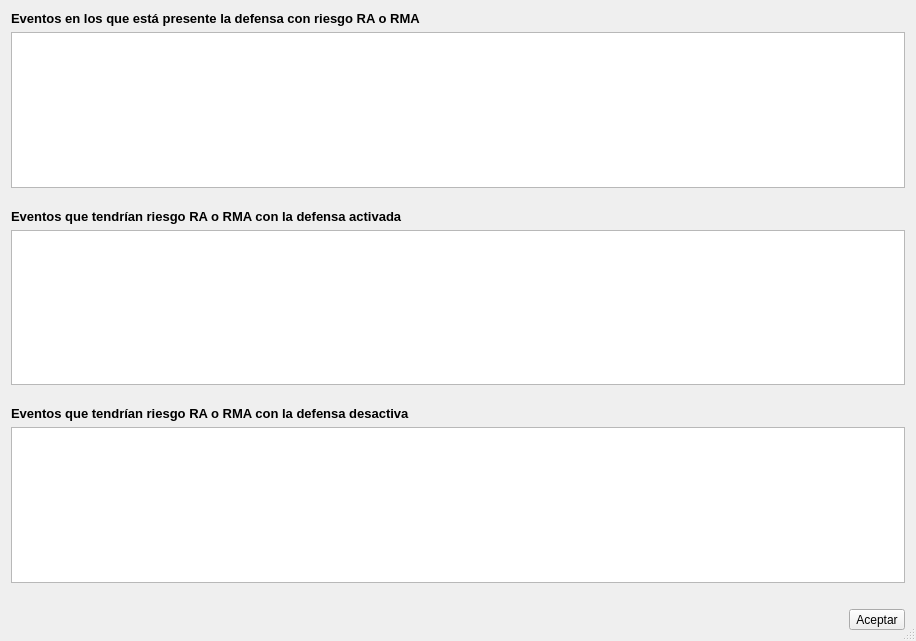
<?xml version="1.0" encoding="UTF-8"?>
<ui version="4.0">
 <class>CalculoDefensa</class>
 <widget class="QDialog" name="CalculoDefensa">
  <property name="geometry">
   <rect>
    <x>0</x>
    <y>0</y>
    <width>916</width>
    <height>641</height>
   </rect>
  </property>
  <property name="windowTitle">
   <string>Cálculo de defensas</string>
  </property>
  <property name="sizeGripEnabled">
   <bool>true</bool>
  </property>
  <layout class="QVBoxLayout" name="verticalLayout">
   <item>
    <widget class="QLabel" name="label">
     <property name="font">
      <font>
       <pointsize>10</pointsize>
       <bold>true</bold>
      </font>
     </property>
     <property name="text">
      <string>Eventos en los que está presente la defensa con riesgo RA o RMA</string>
     </property>
    </widget>
   </item>
   <item>
    <widget class="QTableWidget" name="tblActual"/>
   </item>
   <item>
    <spacer name="verticalSpacer">
     <property name="orientation">
      <enum>Qt::Orientation::Vertical</enum>
     </property>
     <property name="sizeType">
      <enum>QSizePolicy::Policy::Fixed</enum>
     </property>
     <property name="sizeHint" stdset="0">
      <size>
       <width>20</width>
       <height>15</height>
      </size>
     </property>
    </spacer>
   </item>
   <item>
    <widget class="QLabel" name="label_2">
     <property name="font">
      <font>
       <pointsize>10</pointsize>
       <bold>true</bold>
      </font>
     </property>
     <property name="text">
      <string>Eventos que tendrían riesgo RA o RMA con la defensa activada</string>
     </property>
    </widget>
   </item>
   <item>
    <widget class="QTableWidget" name="tblCon"/>
   </item>
   <item>
    <spacer name="verticalSpacer_2">
     <property name="orientation">
      <enum>Qt::Orientation::Vertical</enum>
     </property>
     <property name="sizeType">
      <enum>QSizePolicy::Policy::Fixed</enum>
     </property>
     <property name="sizeHint" stdset="0">
      <size>
       <width>20</width>
       <height>15</height>
      </size>
     </property>
    </spacer>
   </item>
   <item>
    <widget class="QLabel" name="label_3">
     <property name="font">
      <font>
       <pointsize>10</pointsize>
       <bold>true</bold>
      </font>
     </property>
     <property name="text">
      <string>Eventos que tendrían riesgo RA o RMA con la defensa desactiva</string>
     </property>
    </widget>
   </item>
   <item>
    <widget class="QTableWidget" name="tblSin">
     <attribute name="horizontalHeaderCascadingSectionResizes">
      <bool>true</bool>
     </attribute>
    </widget>
   </item>
   <item>
    <spacer name="verticalSpacer_3">
     <property name="orientation">
      <enum>Qt::Orientation::Vertical</enum>
     </property>
     <property name="sizeType">
      <enum>QSizePolicy::Policy::Fixed</enum>
     </property>
     <property name="sizeHint" stdset="0">
      <size>
       <width>20</width>
       <height>20</height>
      </size>
     </property>
    </spacer>
   </item>
   <item>
    <layout class="QHBoxLayout" name="horizontalLayout">
     <item>
      <spacer name="horizontalSpacer">
       <property name="orientation">
        <enum>Qt::Orientation::Horizontal</enum>
       </property>
       <property name="sizeHint" stdset="0">
        <size>
         <width>40</width>
         <height>20</height>
        </size>
       </property>
      </spacer>
     </item>
     <item>
      <widget class="QToolButton" name="btAceptar">
       <property name="text">
        <string>Aceptar</string>
       </property>
       <property name="icon">
        <iconset resource="icons.qrc">
         <normaloff>:/icons/resources/icons/circle-ok.svg</normaloff>:/icons/resources/icons/circle-ok.svg</iconset>
       </property>
       <property name="iconSize">
        <size>
         <width>20</width>
         <height>20</height>
        </size>
       </property>
       <property name="toolButtonStyle">
        <enum>Qt::ToolButtonStyle::ToolButtonTextBesideIcon</enum>
       </property>
      </widget>
     </item>
    </layout>
   </item>
  </layout>
 </widget>
 <resources>
  <include location="icons.qrc"/>
 </resources>
 <connections/>
</ui>
